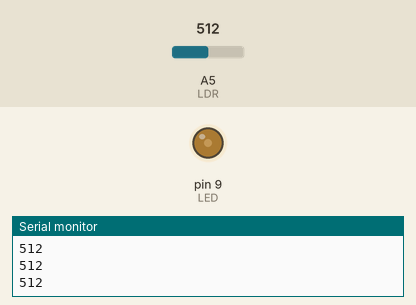
This sketch was run on a simulated Arduino Uno, built with avr-gcc and run on an emulated ATmega328P. Parts: output pins drawn as LEDs (lit = HIGH), the last lines printed to the serial monitor. Inputs (shaded band) come from the test bench; at power-on: A5 (LDR) = 512.

Above: at 1.4 s.
1.5 s: A5 (LDR) set to 716
At 2.3 s:
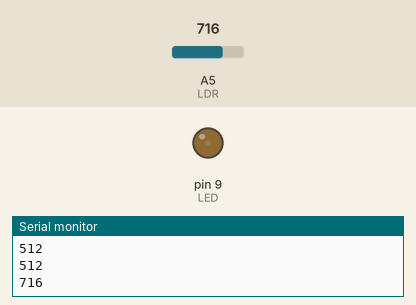
3.3 s: A5 (LDR) set to 750
At 4.8 s:
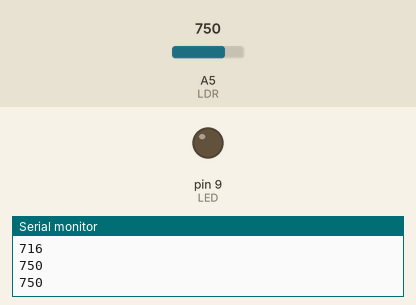
5.1 s: A5 (LDR) set to 122
At 6.4 s:
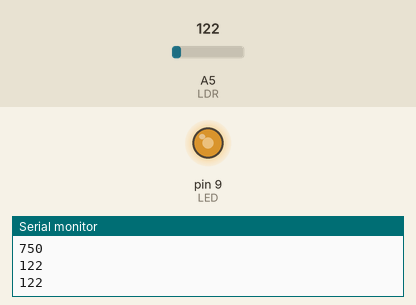
6.9 s: A5 (LDR) set to 0
At 7.7 s:
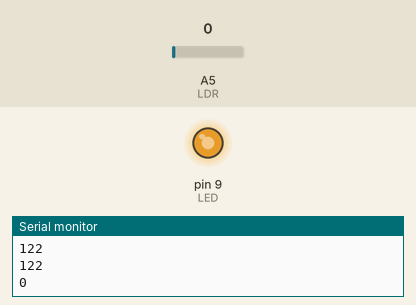
8.7 s: A5 (LDR) set to 900
At 10.3 s:
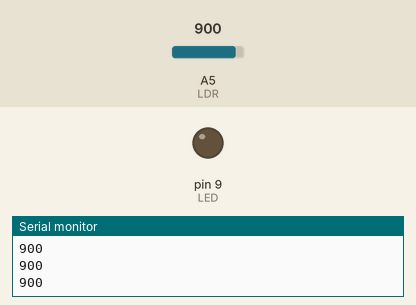
Timing chart, 0 to 11.5 s (numbered marks = the images above; inputs shaded):
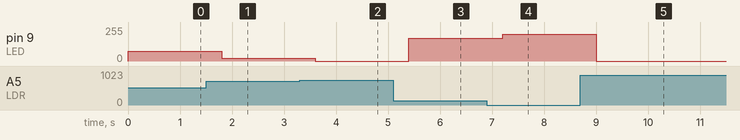

The sketch:

Automatiza__oLuzes.ino
```cpp
const byte LED = 9;
const byte LDR = A5;
unsigned int valorLDR;

void setup() {
  pinMode(LED, OUTPUT);
  pinMode(LDR, INPUT);
  Serial.begin(9600);
}

void loop() {
  valorLDR = analogRead(LDR);

  if (valorLDR > 740) {
    digitalWrite(LED, LOW); // Desliga o LED
  } else {
    analogWrite(LED, byte(200 - (valorLDR/4)));
  }

  Serial.println(valorLDR);
  delay(600);
}
```

Measured:
- after the input at 1.5 s, pin 9 (LED): 72/255 → 21/255 after 0.30 s
- after the input at 3.3 s, pin 9 (LED): 21/255 → 0/255 after 0.30 s
- after the input at 5.1 s, pin 9 (LED): 0/255 → 170/255 after 0.30 s
- after the input at 6.9 s, pin 9 (LED): 170/255 → 200/255 after 0.30 s
- after the input at 8.7 s, pin 9 (LED): 200/255 → 0/255 after 0.30 s
